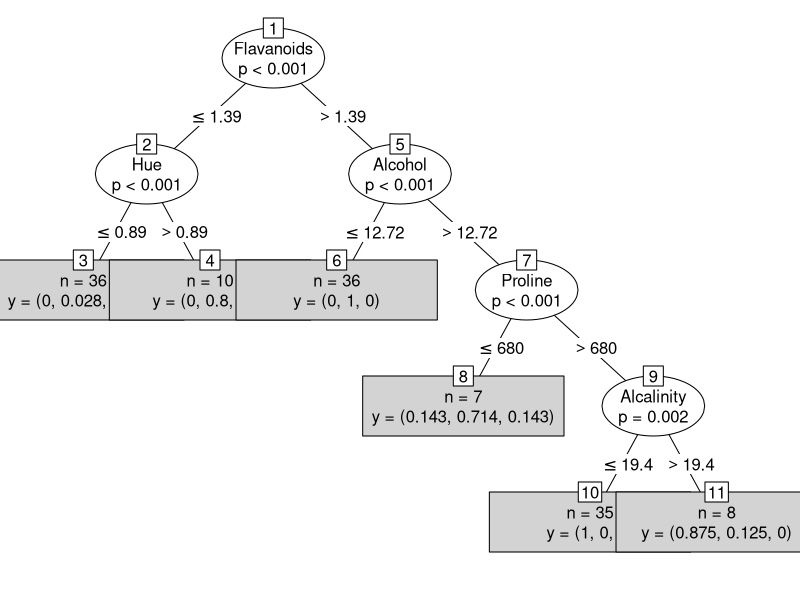

Here is the R script that generated this plot: (Note: this script raises an error after producing the figure.)
setwd("/Users/macbook/Documents/itwill/R")
wine <- read.csv("wine.csv", header = TRUE,  stringsAsFactors = T)
nrow(wine) #178
head(wine)
summary(wine)
library(party)

wine$Type

table(wine$Type)
#t1 t2 t3 
#59 71 48 

#세원오빠 : seed 추가
set.seed(828)
ind <- sample( 2, nrow(wine), replace=T, prob=c(0.7,0.3) )
ind
ind==1
ind==2

trainData <- wine[ind==1,] #70%에 해당하는 데이터
testData <- wine[ind==2,] #30%에 해당하는 데이터

nrow(trainData) #132
nrow(testData) #46

myFormula <- Type ~ .
#myFormula = Type ~ Alcohol + Malic + Ash + Alcalinity + Magnesium + Phenols + Flavanoids + Nonflavanoids + Proanthocyanins + Color + Hue + Dilution + Proline

wine_ctree <- ctree(myFormula,data=trainData)
predict(wine_ctree)

table(predict(wine_ctree),trainData$Type)
#아래는 seed 설정안했을때 결과
#   t1 t2 t3
#t1 37  0  0
#t2  2 48  0
#t3  2  1 30

print(wine_ctree)
plot(wine_ctree,type="simple") 

testPred <- predict(wine_ctree, newdata=testData)
table(testPred,testData$Type)
#아래는 seed 설정안했을때 결과
#testPred t1 t2 t3
#      t1 16  1  0
#      t2  0 19  1
#      t3  2  2 17

#정민씨 : 이원교차표 확인
#library(gmodels)
#g<-CrossTable(testData[  , 1], testPred ) 
#g


#결오빠: 정확도 확인 추가
result <- predict(wine_ctree,testData[,-1])

g2 <- CrossTable(result,testData$Type)
sum(g2$prop.tbl*diag(3))
# [1] 1 정확도

plot(wine_ctree)
